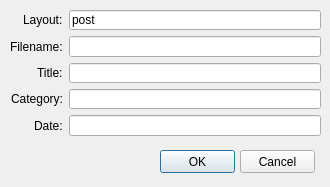
<?xml version="1.0" encoding="UTF-8"?>
<ui version="4.0">
 <class>SetupDialog</class>
 <widget class="QDialog" name="SetupDialog">
  <property name="geometry">
   <rect>
    <x>0</x>
    <y>0</y>
    <width>330</width>
    <height>187</height>
   </rect>
  </property>
  <property name="windowTitle">
   <string>New file</string>
  </property>
  <property name="sizeGripEnabled">
   <bool>false</bool>
  </property>
  <widget class="QWidget" name="layoutWidget">
   <property name="geometry">
    <rect>
     <x>10</x>
     <y>10</y>
     <width>311</width>
     <height>126</height>
    </rect>
   </property>
   <layout class="QFormLayout" name="formLayout">
    <property name="sizeConstraint">
     <enum>QLayout::SetDefaultConstraint</enum>
    </property>
    <property name="labelAlignment">
     <set>Qt::AlignRight|Qt::AlignTrailing|Qt::AlignVCenter</set>
    </property>
    <item row="1" column="0">
     <widget class="QLabel" name="label">
      <property name="text">
       <string>Filename:</string>
      </property>
     </widget>
    </item>
    <item row="1" column="1">
     <widget class="QLineEdit" name="lineEdit_file_name"/>
    </item>
    <item row="2" column="0">
     <widget class="QLabel" name="label_2">
      <property name="text">
       <string>Title:</string>
      </property>
     </widget>
    </item>
    <item row="2" column="1">
     <widget class="QLineEdit" name="lineEdit_title"/>
    </item>
    <item row="3" column="0">
     <widget class="QLabel" name="label_3">
      <property name="text">
       <string>Category:</string>
      </property>
     </widget>
    </item>
    <item row="3" column="1">
     <widget class="QLineEdit" name="lineEdit_category"/>
    </item>
    <item row="4" column="0">
     <widget class="QLabel" name="label_4">
      <property name="text">
       <string>Date:</string>
      </property>
     </widget>
    </item>
    <item row="4" column="1">
     <widget class="QLineEdit" name="lineEdit_date"/>
    </item>
    <item row="0" column="0">
     <widget class="QLabel" name="label_5">
      <property name="text">
       <string>Layout:</string>
      </property>
     </widget>
    </item>
    <item row="0" column="1">
     <widget class="QLineEdit" name="lineEdit_layout">
      <property name="text">
       <string>post</string>
      </property>
     </widget>
    </item>
   </layout>
  </widget>
  <widget class="QPushButton" name="pushBtn_ok">
   <property name="geometry">
    <rect>
     <x>160</x>
     <y>150</y>
     <width>75</width>
     <height>23</height>
    </rect>
   </property>
   <property name="text">
    <string>OK</string>
   </property>
  </widget>
  <widget class="QPushButton" name="pushBtn_cancel">
   <property name="geometry">
    <rect>
     <x>240</x>
     <y>150</y>
     <width>75</width>
     <height>23</height>
    </rect>
   </property>
   <property name="text">
    <string>Cancel</string>
   </property>
  </widget>
 </widget>
 <resources/>
 <connections/>
</ui>
